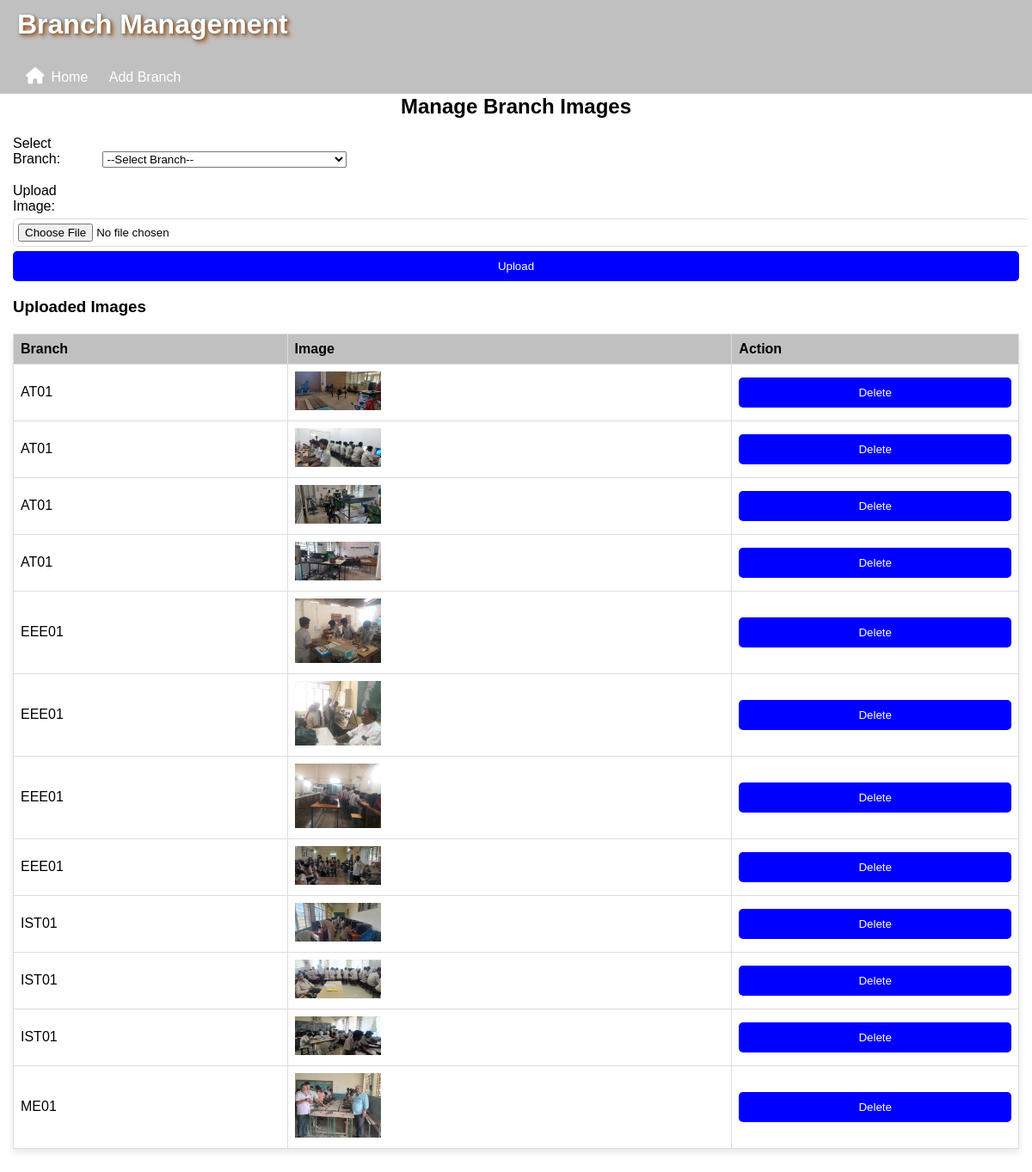
The app's page /manage_branch_images (signed in), older data.
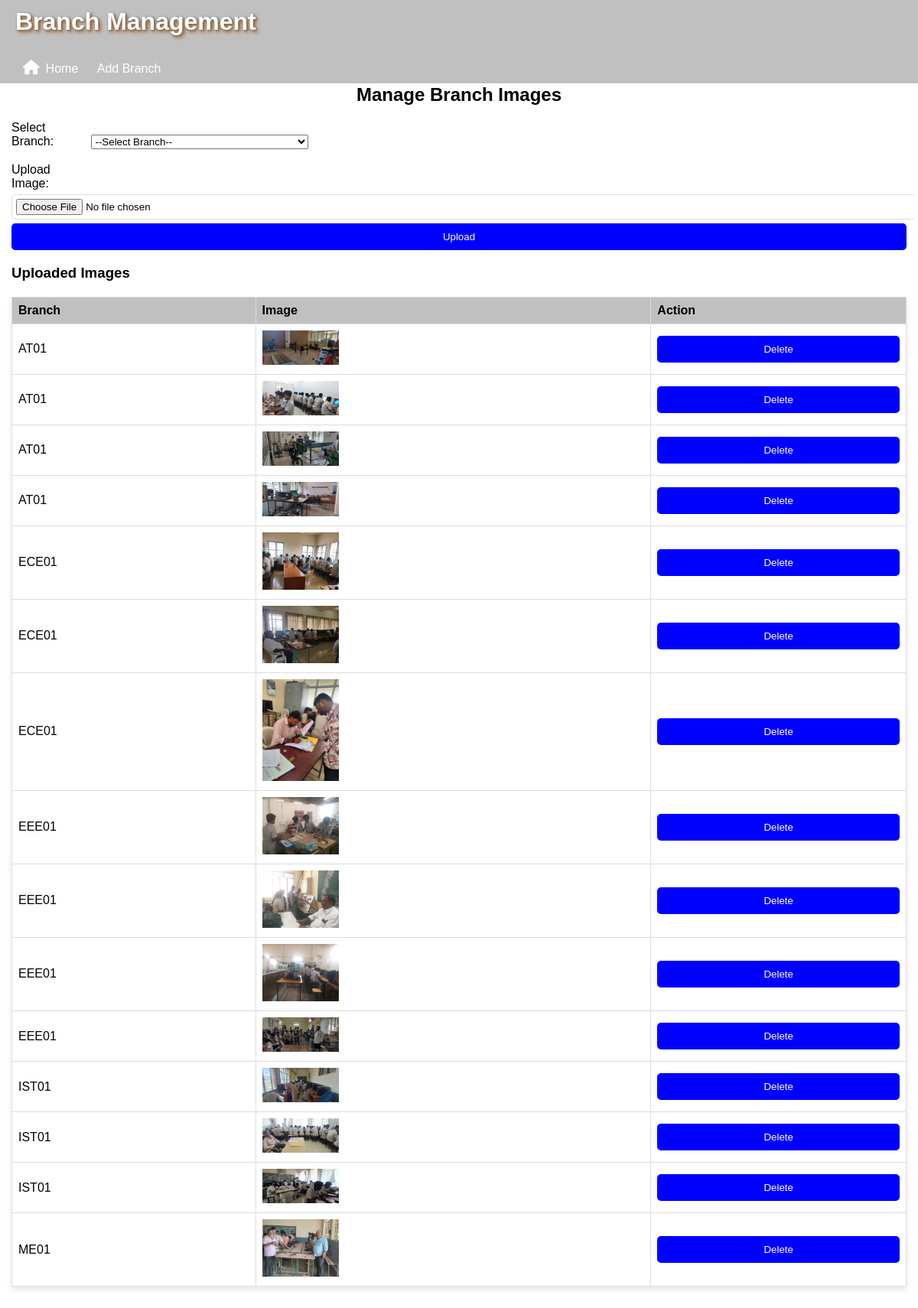
The same page, newer data.
### models.py (models this page shows)
class BranchImages(db.Model):
    __tablename__ = 'branch_images'
    id = db.Column(db.Integer, primary_key=True)
    branch_code = db.Column(db.String(10), db.ForeignKey('branches.branch_code'), nullable=False)  # Fixed FK reference
    image_url = db.Column(db.String(255), nullable=False)

### app.py (the view)
@app.route('/manage_branch_images')
@login_required
def manage_branch_images():
    branches = Branch.query.order_by(Branch.branch_code.asc()).all()
    images = BranchImages.query.order_by(BranchImages.branch_code.asc()).all()
    return render_template('manage_branch_images.html', branches=branches, images=images)

### app.py (called while the page is built)
@login_manager.user_loader
def load_user(user_id):
    return User.query.get(int(user_id))

### templates/manage_branch_images.html (shortened to what this page needs)
{% extends "branches.html" %}
{% block content %}
<h2>Manage Branch Images</h2>
<form action="{{ url_for('upload_image') }}" method="POST" enctype="multipart/form-data">
    <label for="branch_code">Select Branch:</label>
    <select id="branch_code" name="branch_code" required>
        <option value="">--Select Branch--</option>
    </select><br><br>
    <label for="image">Upload Image:</label> <input type="file" id="image" name="image" accept="image/*" required>
    <button type="submit">Upload</button>
</form>
<h3>Uploaded Images</h3>
<table border="1">
    <thead>
    <tr>
        <th>Branch</th>
        <th>Image</th>
        <th>Action</th>
    </tr>
    </thead>
    <tbody>
    {% for image in images %}
    <tr>
        <td>{{ image.branch_code }}</td>
        <td><img src="{{ image.image_url }}" alt="Branch Image" width="100"></td>
        <td>
            <form action="{{ url_for('delete_image', image_id=image.id) }}" method="POST">
                <button type="submit">Delete</button>
            </form>
        </td>
    </tr>
    {% endfor %}
    </tbody>
</table>
{% endblock %}

Row changes from the older to the newer data that the page shows:
added BranchImages: branch_code "ECE01", shows a picture
added BranchImages: branch_code "ECE01", shows a picture
added BranchImages: branch_code "ECE01", shows a picture
